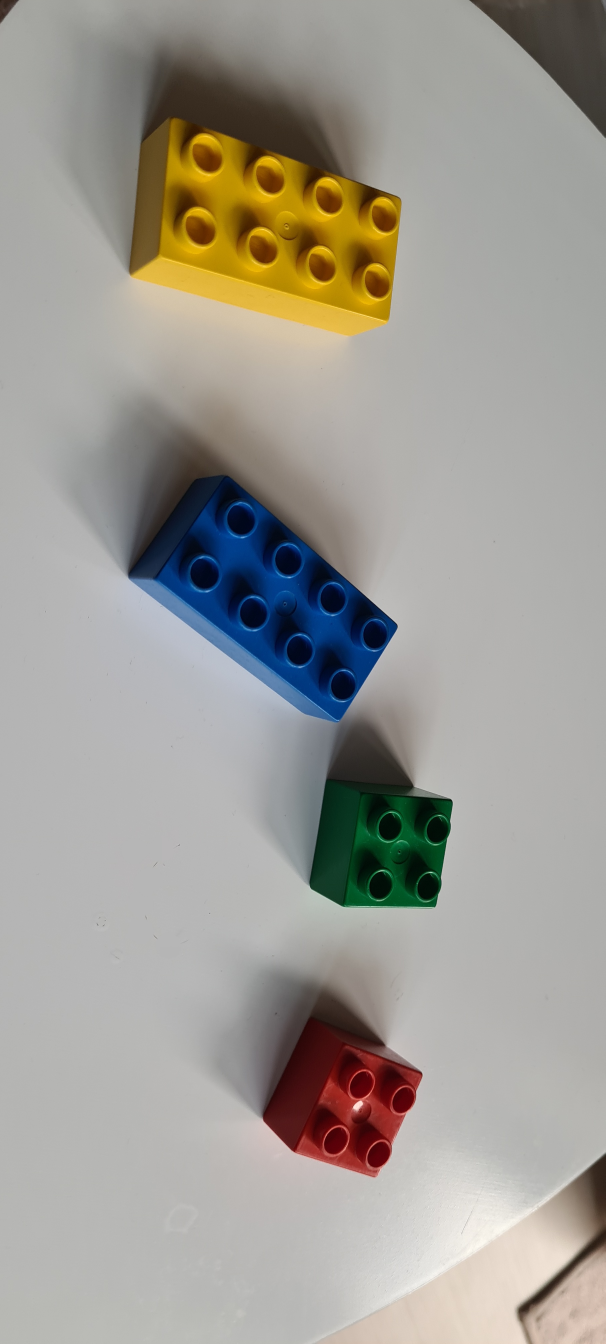
#> input picture misc/assets/legos_4.jpg, 1816 x 4032 px, found by its file name (shown at 1/3 size)
$ python contours.py
#> lines starting #> are read from the running program, lines starting #| are printed output that depends on the picture; after the words box and inside, x2 and y2 are one past the last pixel; in counts of white or black regions, pixels touching at a corner belong together
import cv2

img_dir = '/home/oskarlarsson/PycharmProjects/Vision-For-Robotic-RL/misc/assets'

im = cv2.imread(img_dir + '/legos_4.jpg')
#> im is the input picture: shape (4032, 1816, 3); mean B, G, R 149, 155.7, 158.7
im = cv2.rotate(im, rotateCode=2)
#> im: shape (1816, 4032, 3)
# assert im is not None, "file could not be read, check with os.path.exists()"
imgray = cv2.cvtColor(im, cv2.COLOR_BGR2GRAY)
ret, thresh = cv2.threshold(imgray, 127, 255, cv2.THRESH_BINARY)
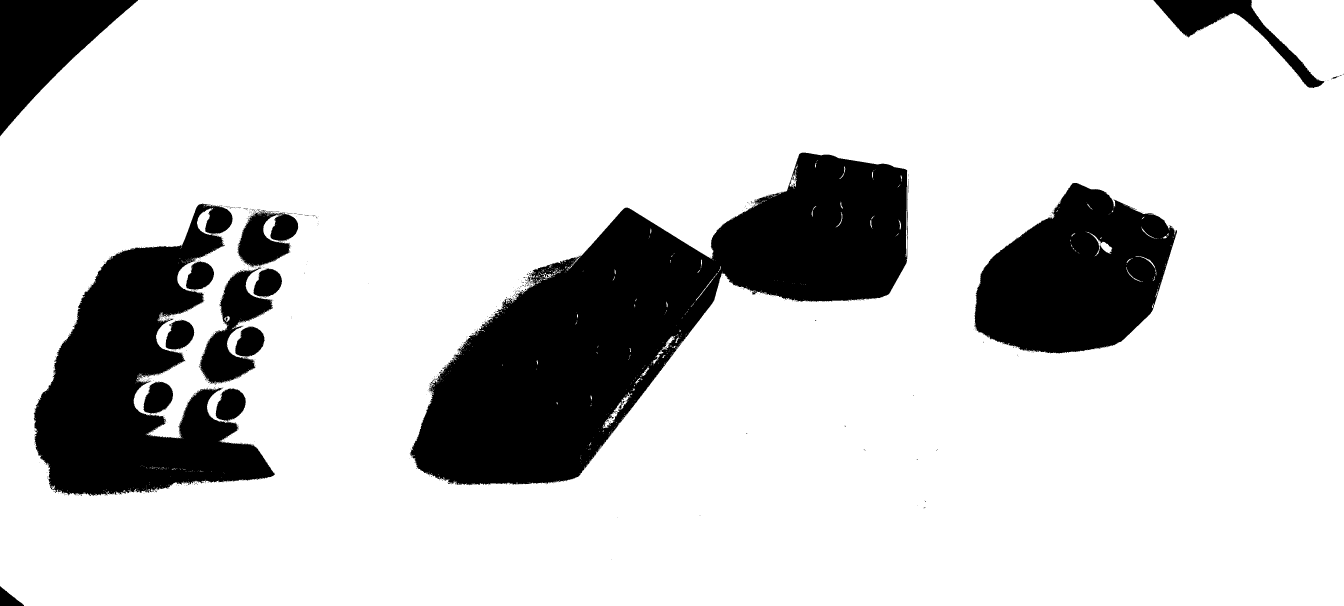
#> thresh: shape (1816, 4032) (shown at 1/3 size); 82% white; 803 black regions (783 under 20 px), largest, box (x1, y1, x2, y2) and area: (1230, 458, 2725, 1456) 620906, (101, 611, 825, 1488) 295576, (2923, 549, 3531, 1061) 208684
th2_1 = cv2.adaptiveThreshold(imgray, 255, cv2.ADAPTIVE_THRESH_MEAN_C, \
                              cv2.THRESH_BINARY, 11, 2)
#> th2_1: shape (1816, 4032); 93.5% white; black in thin lines or dots
th3_1 = cv2.adaptiveThreshold(imgray, 255, cv2.ADAPTIVE_THRESH_GAUSSIAN_C, \
                              cv2.THRESH_BINARY, 11, 2)
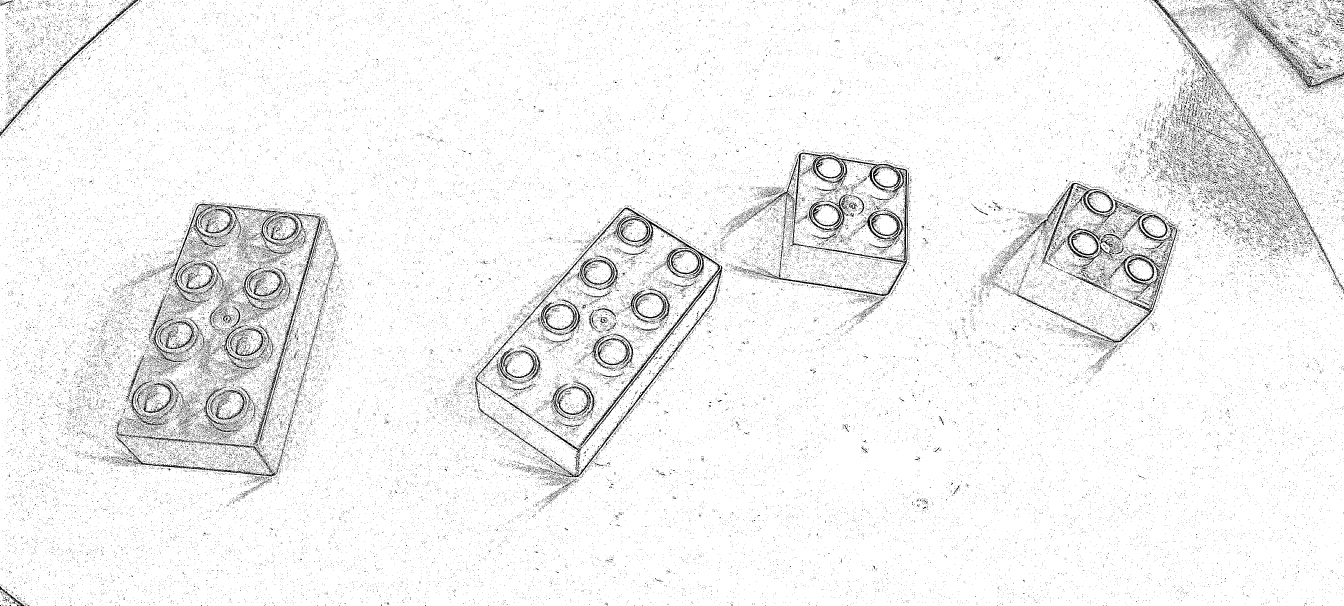
#> th3_1: shape (1816, 4032) (shown at 1/3 size); 94.8% white; black in thin lines or dots

# Otsu's thresholding
ret2, th2 = cv2.threshold(imgray, 0, 255, cv2.THRESH_BINARY + cv2.THRESH_OTSU)
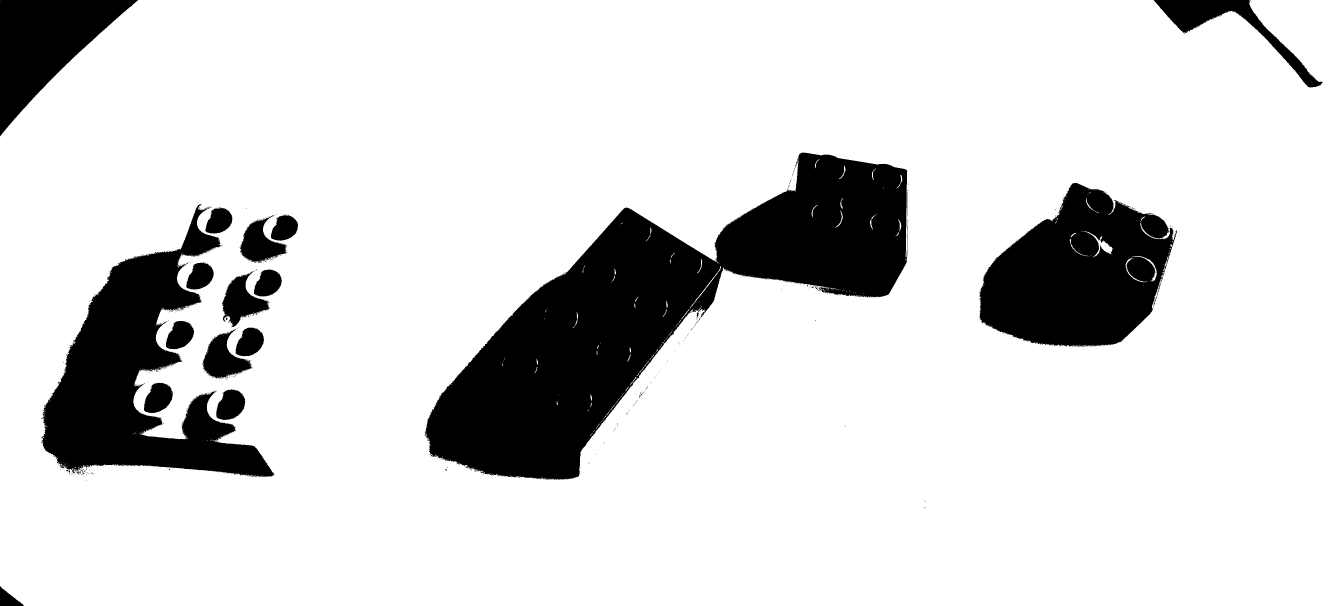
#> th2: shape (1816, 4032) (shown at 1/3 size); 84.6% white; 676 black regions (653 under 20 px), largest, box (x1, y1, x2, y2) and area: (1274, 458, 2723, 1440) 536821, (124, 612, 824, 1432) 219523, (2938, 549, 3531, 1040) 192481
#> ret2 = 114
# Otsu's thresholding after Gaussian filtering
blur = cv2.GaussianBlur(imgray, (5, 5), 0)
ret3, th3 = cv2.threshold(blur, 0, 255, cv2.THRESH_BINARY + cv2.THRESH_OTSU)
#> th3: shape (1816, 4032); 84.6% white; 53 black regions (33 under 20 px)
#> ret3 = 114
contours, hierarchy = cv2.findContours(th3, cv2.RETR_TREE, cv2.CHAIN_APPROX_SIMPLE)
#> contours = 153 contours, 106 with area under 20; largest, box (x1, y1, x2, y2) and area: (0, 0, 4032, 1816) 7209682, (1275, 457, 2723, 1440) 542128, (124, 613, 823, 1431) 221902, (2938, 548, 3531, 1040) 196360, (666, 814, 808, 982) 11352

test = cv2.inRange(im, (0, 0, 40), (60, 60, 255))
#> test: shape (1816, 4032); 4.6% white; 1134 white regions (1089 under 20 px), largest, box (x1, y1, x2, y2) and area: (2981, 549, 3514, 1028) 140132, (215, 790, 578, 1393) 78379, (0, 0, 406, 407) 20396

cv2.drawContours(im, contours, -1, (0, 255, 0), 3)

cv2.imshow('gray', cv2.resize(imgray, None, fx=0.3, fy=0.3))
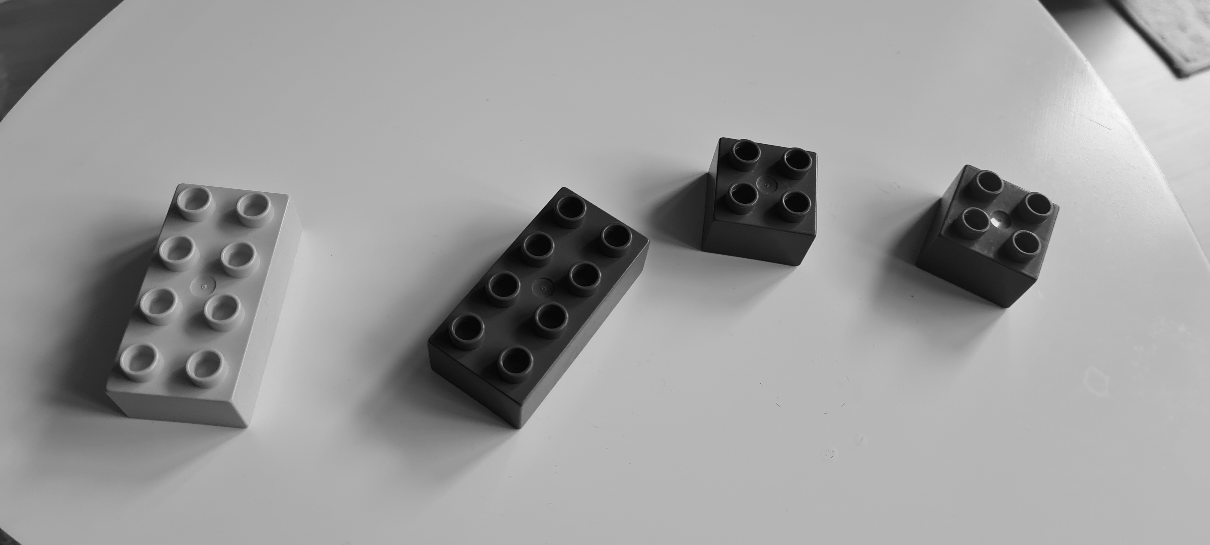
#> window 'gray': shape (545, 1210); min 3, max 252, mean 155.9
cv2.imshow('image', cv2.resize(im, None, fx=0.3, fy=0.3))
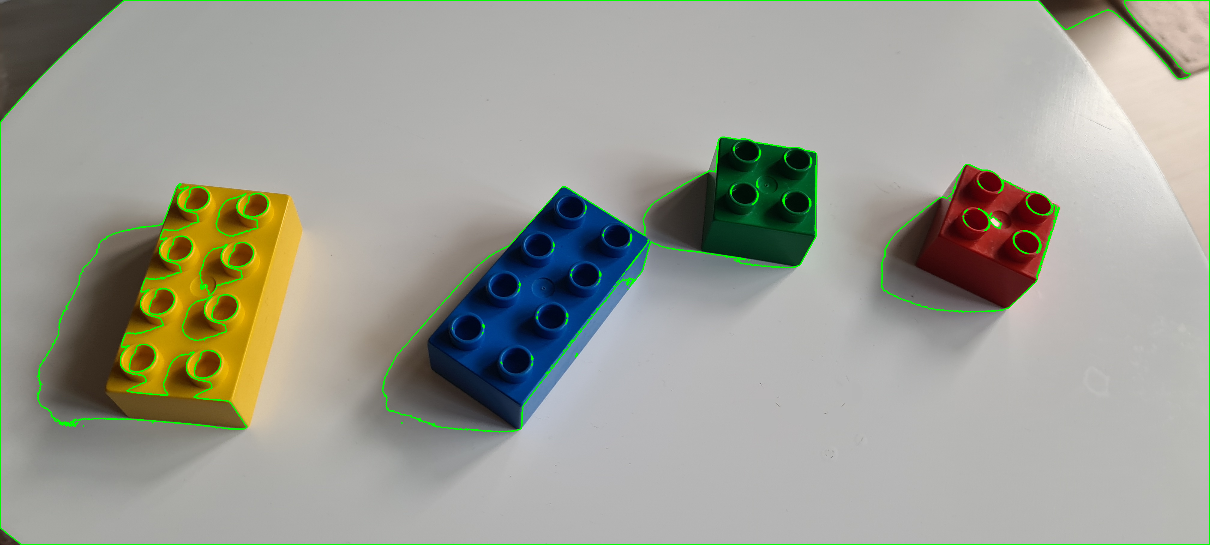
#> window 'image': shape (545, 1210, 3); mean B, G, R 147.2, 157.7, 156.3
cv2.imshow('test', cv2.resize(test, None, fx=0.3, fy=0.3))
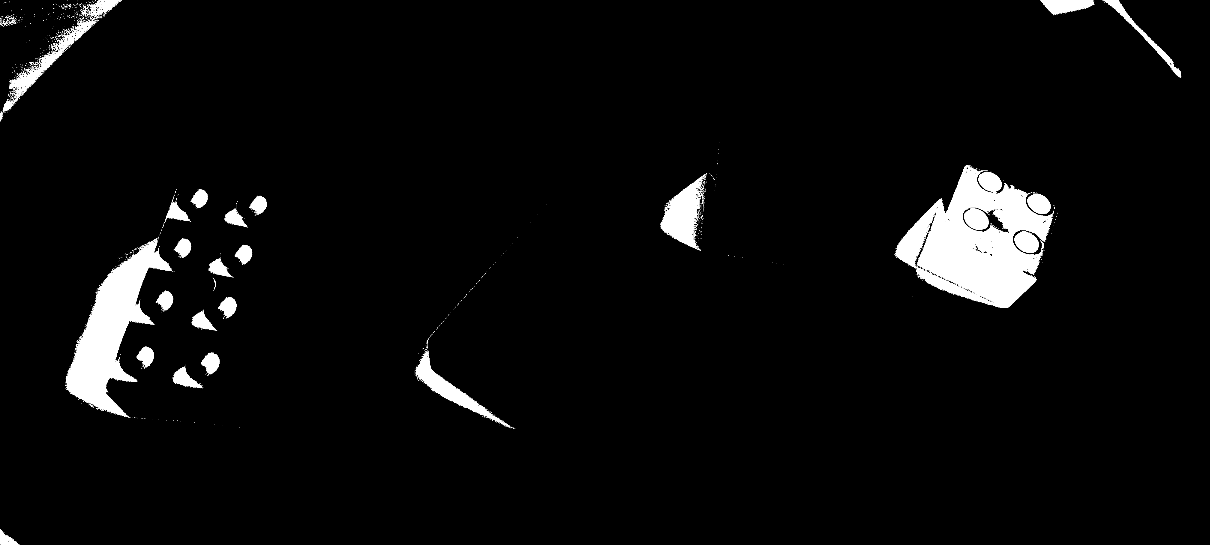
#> window 'test': shape (545, 1210); min 0, max 255, mean 11.7
cv2.waitKey(0)
